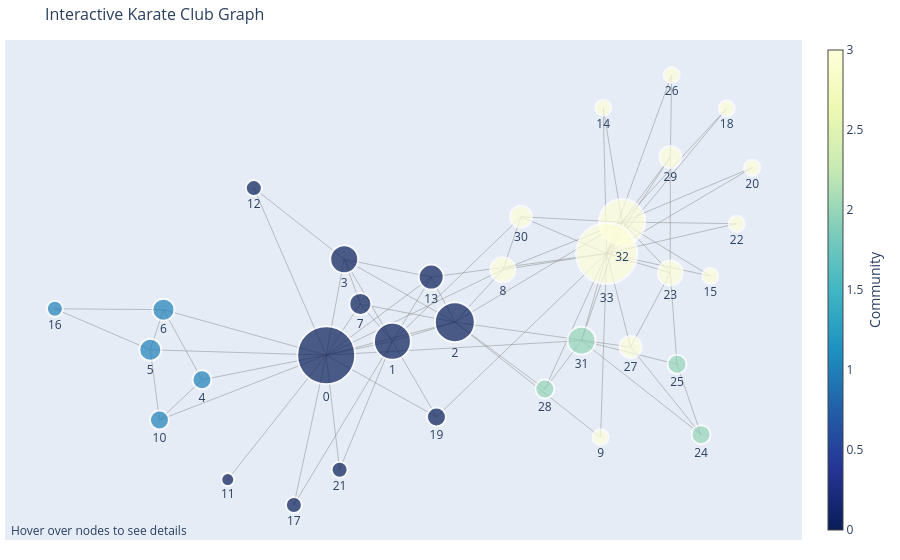

Notebook code for this chart:
### Markdown cell above
# 7. Interactive Visualization with Plotly

Interactive visualizations allow you to pan, zoom, and hover over specific nodes to get more detailed information, such as their degree, community, and club assignment.

### Code cell
import plotly.graph_objects as go

def plot_interactive_graph(graph, pos, communities):
    edge_x = []
    edge_y = []
    for edge in graph.edges():
        x0, y0 = pos[edge[0]]
        x1, y1 = pos[edge[1]]
        edge_x.extend([x0, x1, None])
        edge_y.extend([y0, y1, None])

    edge_trace = go.Scatter(
        x=edge_x, y=edge_y,
        line=dict(width=0.5, color='#888'),
        hoverinfo='none',
        mode='lines')

    node_x = []
    node_y = []
    for node in graph.nodes():
        x, y = pos[node]
        node_x.append(x)
        node_y.append(y)

    # Fast reverse lookup mapping node -> community index
    node_to_comm = {}
    for idx, c in enumerate(communities):
        for node in c:
            node_to_comm[node] = idx

    # Compute node degree, hovertext, and colours
    node_text = []
    node_colors = []
    node_sizes = []
    
    for node in graph.nodes():
        degree = graph.degree(node)
        comm_idx = node_to_comm.get(node, -1)
        club = graph.nodes[node]['club']
        node_text.append(f"Node: {node}<br>Club: {club}<br>Degree: {degree}<br>Community: {comm_idx}")
        node_sizes.append(degree * 3 + 10) # Base size + degree proportion
        node_colors.append(comm_idx)

    node_trace = go.Scatter(
        x=node_x, y=node_y,
        mode='markers+text',
        hoverinfo='text',
        text=[str(n) for n in graph.nodes()],
        textposition="bottom center",
        hovertext=node_text,
        marker=dict(
            showscale=True,
            colorscale='YlGnBu',
            reversescale=True,
            color=node_colors,
            size=node_sizes,
            colorbar=dict(
                thickness=15,
                title='Community',
                xanchor='left',
                title_side='right'
            ),
            line_width=2))

    fig = go.Figure(data=[edge_trace, node_trace],
             layout=go.Layout(
                title='Interactive Karate Club Graph',
                title_font_size=16,
                showlegend=False,
                hovermode='closest',
                margin=dict(b=20,l=5,r=5,t=40),
                annotations=[ dict(
                    text="Hover over nodes to see details",
                    showarrow=False,
                    xref="paper", yref="paper",
                    x=0.005, y=-0.002 ) ],
                xaxis=dict(showgrid=False, zeroline=False, showticklabels=False),
                yaxis=dict(showgrid=False, zeroline=False, showticklabels=False))
                )
    fig.show()

# Get layout
pos = nx.spring_layout(karate_graph, k=0.3, iterations=50, seed=2)
plot_interactive_graph(karate_graph, pos, louvain_communities)

### Figure 1 — Plotly figure (JSON) as saved in the notebook; plotly's stock layout.template omitted (floating-point values rounded to 4 significant figures; data arrays with more than 128 entries replaced by an {"elided": "..."} marker saying what was removed)
{"data": [{"hoverinfo": "none", "line": {"color": "#888", "width": 0.5}, "mode": "lines", "type": "scatter", "x": {"elided": "234 float values"}, "y": {"elided": "234 float values"}}, {"hoverinfo": "text", "hovertext": ["Node: 0<br>Club: Mr. Hi<br>Degree: 16<br>Community: 0", "Node: 1<br>Club: Mr. Hi<br>Degree: 9<br>Community: 0", "Node: 2<br>Club: Mr. Hi<br>Degree: 10<br>Community: 0", "Node: 3<br>Club: Mr. Hi<br>Degree: 6<br>Community: 0", "Node: 4<br>Club: Mr. Hi<br>Degree: 3<br>Community: 1", "Node: 5<br>Club: Mr. Hi<br>Degree: 4<br>Community: 1", "Node: 6<br>Club: Mr. Hi<br>Degree: 4<br>Community: 1", "Node: 7<br>Club: Mr. Hi<br>Degree: 4<br>Community: 0", "Node: 8<br>Club: Mr. Hi<br>Degree: 5<br>Community: 3", "Node: 9<br>Club: Officer<br>Degree: 2<br>Community: 3", "Node: 10<br>Club: Mr. Hi<br>Degree: 3<br>Community: 1", "Node: 11<br>Club: Mr. Hi<br>Degree: 1<br>Community: 0", "Node: 12<br>Club: Mr. Hi<br>Degree: 2<br>Community: 0", "Node: 13<br>Club: Mr. Hi<br>Degree: 5<br>Community: 0", "Node: 14<br>Club: Officer<br>Degree: 2<br>Community: 3", "Node: 15<br>Club: Officer<br>Degree: 2<br>Community: 3", "Node: 16<br>Club: Mr. Hi<br>Degree: 2<br>Community: 1", "Node: 17<br>Club: Mr. Hi<br>Degree: 2<br>Community: 0", "Node: 18<br>Club: Officer<br>Degree: 2<br>Community: 3", "Node: 19<br>Club: Mr. Hi<br>Degree: 3<br>Community: 0", "Node: 20<br>Club: Officer<br>Degree: 2<br>Community: 3", "Node: 21<br>Club: Mr. Hi<br>Degree: 2<br>Community: 0", "Node: 22<br>Club: Officer<br>Degree: 2<br>Community: 3", "Node: 23<br>Club: Officer<br>Degree: 5<br>Community: 3", "Node: 24<br>Club: Officer<br>Degree: 3<br>Community: 2", "Node: 25<br>Club: Officer<br>Degree: 3<br>Community: 2", "Node: 26<br>Club: Officer<br>Degree: 2<br>Community: 3", "Node: 27<br>Club: Officer<br>Degree: 4<br>Community: 3", "Node: 28<br>Club: Officer<br>Degree: 3<br>Community: 2", "Node: 29<br>Club: Officer<br>Degree: 4<br>Community: 3", "Node: 30<br>Club: Officer<br>Degree: 4<br>Community: 3", "Node: 31<br>Club: Officer<br>Degree: 6<br>Community: 2", "Node: 32<br>Club: Officer<br>Degree: 12<br>Community: 3", "Node: 33<br>Club: Officer<br>Degree: 17<br>Community: 3"], "marker": {"color": [0, 0, 0, 0, 1, 1, 1, 0, 3, 3, 1, 0, 0, 0, 3, 3, 1, 0, 3, 0, 3, 0, 3, 3, 2, 2, 3, 3, 2, 3, 3, 2, 3, 3], "colorbar": {"thickness": 15, "title": {"side": "right", "text": "Community"}, "xanchor": "left"}, "colorscale": [[0, "rgb(255,255,217)"], [0.125, "rgb(237,248,177)"], [0.25, "rgb(199,233,180)"], [0.375, "rgb(127,205,187)"], [0.5, "rgb(65,182,196)"], [0.625, "rgb(29,145,192)"], [0.75, "rgb(34,94,168)"], [0.875, "rgb(37,52,148)"], [1, "rgb(8,29,88)"]], "line": {"width": 2}, "reversescale": true, "showscale": true, "size": [58, 37, 40, 28, 19, 22, 22, 22, 25, 16, 19, 13, 16, 25, 16, 16, 16, 16, 16, 19, 16, 16, 16, 25, 19, 19, 16, 22, 19, 22, 22, 28, 46, 61]}, "mode": "markers+text", "text": ["0", "1", "2", "3", "4", "5", "6", "7", "8", "9", "10", "11", "12", "13", "14", "15", "16", "17", "18", "19", "20", "21", "22", "23", "24", "25", "26", "27", "28", "29", "30", "31", "32", "33"], "textposition": "bottom center", "type": "scatter", "x": [-0.3528, -0.1949, -0.04605, -0.3099, -0.6491, -0.7723, -0.7409, -0.2715, 0.06852, 0.3016, -0.7505, -0.5876, -0.5254, -0.1024, 0.3078, 0.5634, -1, -0.4299, 0.6024, -0.08985, 0.6631, -0.3209, 0.6263, 0.4678, 0.5412, 0.4839, 0.4711, 0.3732, 0.1687, 0.4679, 0.1118, 0.2562, 0.3529, 0.3161], "y": [-0.1095, -0.07952, -0.03832, 0.09754, -0.1628, -0.09795, -0.01133, 0.001062, 0.07487, -0.2866, -0.2495, -0.3779, 0.2509, 0.05886, 0.4244, 0.06113, -0.00947, -0.4328, 0.4227, -0.2427, 0.2949, -0.3567, 0.1742, 0.06786, -0.281, -0.1292, 0.4949, -0.09196, -0.1825, 0.3179, 0.189, -0.07819, 0.1776, 0.11]}], "layout": {"annotations": [{"showarrow": false, "text": "Hover over nodes to see details", "x": 0.005, "xref": "paper", "y": -0.002, "yref": "paper"}], "hovermode": "closest", "margin": {"b": 20, "l": 5, "r": 5, "t": 40}, "showlegend": false, "title": {"font": {"size": 16}, "text": "Interactive Karate Club Graph"}, "xaxis": {"showgrid": false, "showticklabels": false, "zeroline": false}, "yaxis": {"showgrid": false, "showticklabels": false, "zeroline": false}}}
